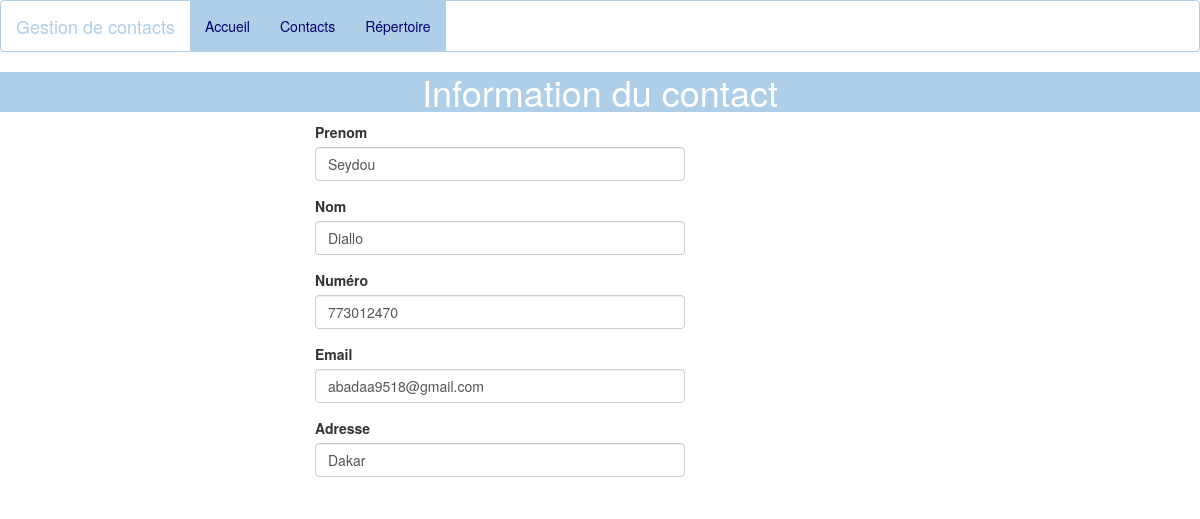
Screenshot of /annuaire/3/ with the database file from the repository.
### annuaire/models.py (models this page shows, shortened)
class Contact(models.Model):
    prenom = models.CharField(max_length=30)
    nom = models.CharField(max_length=30)
    numero = models.CharField(max_length=10,default="773012470")
    email = models.EmailField(max_length=20,default="abadaa9518@gmail.com")
    adresse = models.CharField(max_length=20)

### annuaire/views.py (the view)
def get_contacts_details(request, contact_id):
    contact = get_object_or_404(Contact,pk = contact_id)
    return render(request, 'annuaire/contacts_details.html', {'contact': contact})

### annuaire/templates/annuaire/contacts_details.html (shortened to what this page needs)
{% load static %}
<!DOCTYPE html>
<html lang="en">
<head>
    <link rel="stylesheet" type="text/css" href="{% static 'annuaire/bs/bootstrap.min.css' %}">
    <link rel="stylesheet" type="text/css" href="{% static 'annuaire/css/style.css' %}">
</head>
{% include 'annuaire/header.html' %}
<body>
<h1>Information du contact</h1>
<div class="container col-sm-offset-3 col-sm-4">
    {% if contact %}
    <div class="form-group">
        <label>Prenom</label>
        <input type="text" class="form-control" value="{{ contact.prenom }}">
    </div>
    <div class="form-group">
        <label>Nom</label>
        <input type="text" class="form-control" value="{{ contact.nom }}">
    </div>
        <div class="form-group">
        <label>Numéro</label>
        <input type="text" class="form-control" value="{{ contact.numero }}">
    </div>
        <div class="form-group">
        <label>Email</label>
        <input type="email" class="form-control" value="{{ contact.email }}">
    </div>
        <div class="form-group">
        <label>Adresse</label>
        <input type="text" class="form-control" value="{{ contact.adresse }}">
    </div>
    {% endif %}
</div>
</body>
</html>

### annuaire/static/annuaire/css/style.css (style rules this page uses)
h1 { color: white; background-color: #AfCEE8; text-align: center; }

### rows the page displays
Contact: prenom "Seydou", nom "Diallo", numero "773012470", email "abadaa9518@gmail.com", adresse "Dakar"
